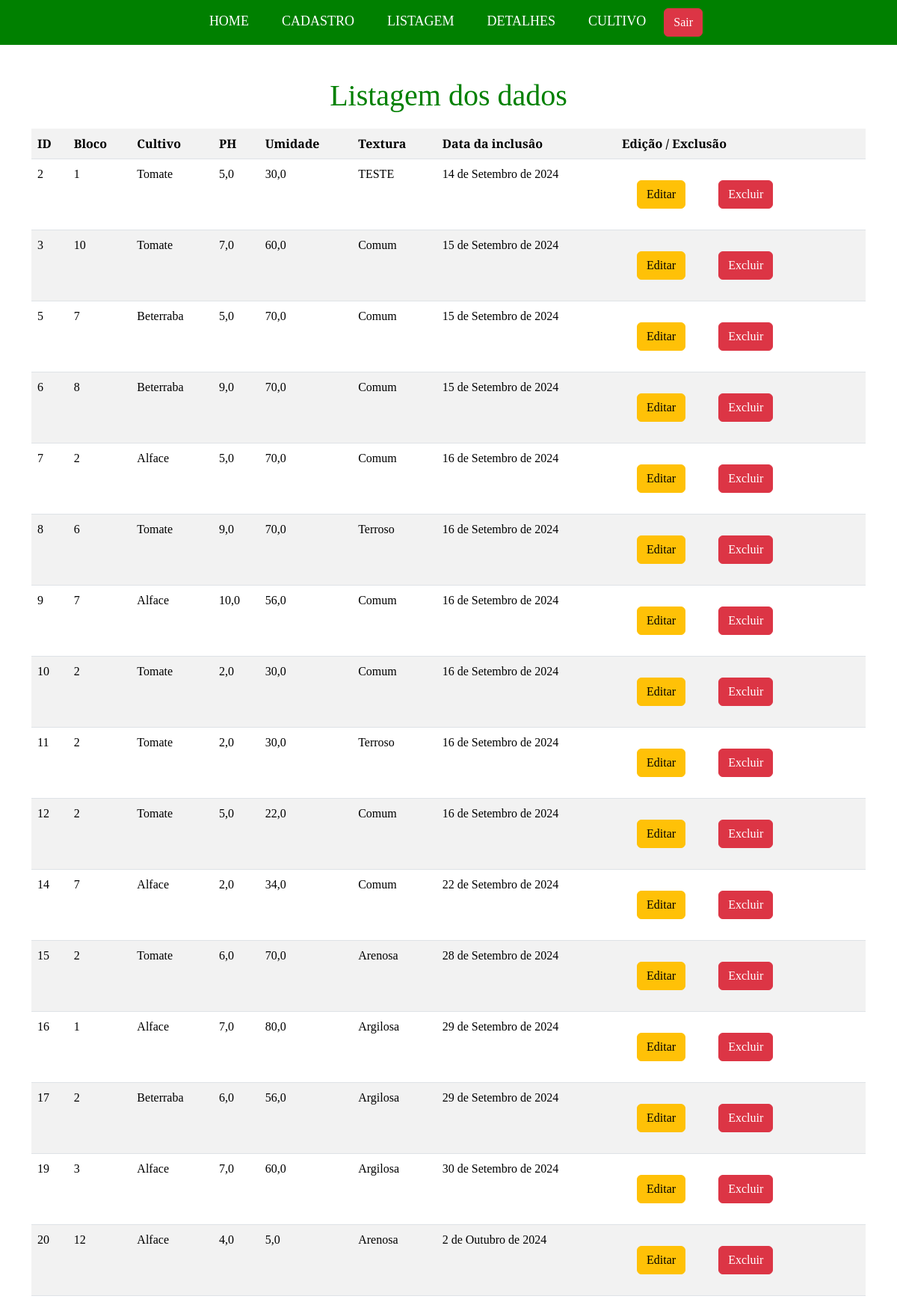
The page /listagemdados/ (signed in) on the database its author committed.
### app_fazenda/models.py (models this page shows)
class Dados(models.Model):
    id = models.AutoField(primary_key=True)
    bloco = models.IntegerField()
    cultivo = models.TextField(max_length=255)
    ph = models.FloatField()
    umidade = models.FloatField()
    textura = models.TextField(max_length=255)
    data = models.DateField(auto_now_add=True)

### app_fazenda/views.py (the view)
# urls.py: path('listagemdados/', views.listagem, name='dados_fazenda'),
@login_required
def listagem(request):
    if request.method == 'POST':
        form = DadosForm(request.POST)
        if form.is_valid():
            form.save()  # Salva os dados após validação
            return redirect('dados_fazenda')
        else:
            print(form.errors)  # Verificar quais erros estão presentes
            return render(request, 'cadastro/cadastro.html', {'form': form})
    else:
        form = DadosForm()
    dados = {
        'dados': Dados.objects.all(),
        'form': form
    }
    return render(request, 'cadastro/listagem.html', dados)

### app_fazenda/templates/cadastro/listagem.html (shortened to what this page needs)
{% extends 'base.html' %}
{% block content %}
<h1>Listagem dos dados</h1>
<div style="align-items: center;">
    <table class="table table-striped">
        <tr>
            <th>ID</th>
            <th>Bloco</th>
            <th>Cultivo</th>
            <th>PH</th>
            <th>Umidade</th>
            <th>Textura</th>
            <th>Data da inclusâo</th>
            <th>Edição / Exclusão</th>
        </tr>
        {% for dado in dados %}
        <tr>
            <td>{{ dado.id }}</td>
            <td>{{ dado.bloco }}</td>
            <td>{{dado.cultivo }}</td>
            <td>{{ dado.ph }}</td>
            <td>{{ dado.umidade }}</td>
            <td>{{ dado.textura }}</td>
            <td>{{ dado.data }}</td>
            <td>
                <a href="{% url 'editar_dados' dado.pk %}" class="btn btn-warning">Editar</a>
                <a href="{% url 'excluir_dados' dado.pk %}" class="btn btn-danger">Excluir</a>
            </td>
        </tr>
        {% endfor %}
    </table>
</div>
{% endblock %}

### static/css/styles_cadastro.css (style rules this page uses)
* { padding: 0; margin: 0; }
body, html { height: 100%; margin: 0; display: flex; flex-direction: column; font-family: 'Arvo', serif; }
a { text-decoration: none; margin: 20px; color: white; font-size: 18px; }
h1 { text-align: center; color: green; margin: 20px; }

### rows shown on the page
Dados: id "2", bloco "1", cultivo "Tomate", ph "5,0", umidade "30,0", textura "TESTE", data "14 de Setembro de 2024"
Dados: id "3", bloco "10", cultivo "Tomate", ph "7,0", umidade "60,0", textura "Comum", data "15 de Setembro de 2024"
Dados: id "5", bloco "7", cultivo "Beterraba", ph "5,0", umidade "70,0", textura "Comum", data "15 de Setembro de 2024"
Dados: id "6", bloco "8", cultivo "Beterraba", ph "9,0", umidade "70,0", textura "Comum", data "15 de Setembro de 2024"
Dados: id "7", bloco "2", cultivo "Alface", ph "5,0", umidade "70,0", textura "Comum", data "16 de Setembro de 2024"
Dados: id "8", bloco "6", cultivo "Tomate", ph "9,0", umidade "70,0", textura "Terroso", data "16 de Setembro de 2024"
Dados: id "9", bloco "7", cultivo "Alface", ph "10,0", umidade "56,0", textura "Comum", data "16 de Setembro de 2024"
Dados: id "10", bloco "2", cultivo "Tomate", ph "2,0", umidade "30,0", textura "Comum", data "16 de Setembro de 2024"
Dados: id "11", bloco "2", cultivo "Tomate", ph "2,0", umidade "30,0", textura "Terroso", data "16 de Setembro de 2024"
Dados: id "12", bloco "2", cultivo "Tomate", ph "5,0", umidade "22,0", textura "Comum", data "16 de Setembro de 2024"
Dados: id "14", bloco "7", cultivo "Alface", ph "2,0", umidade "34,0", textura "Comum", data "22 de Setembro de 2024"
Dados: id "15", bloco "2", cultivo "Tomate", ph "6,0", umidade "70,0", textura "Arenosa", data "28 de Setembro de 2024"
Dados: id "16", bloco "1", cultivo "Alface", ph "7,0", umidade "80,0", textura "Argilosa", data "29 de Setembro de 2024"
Dados: id "17", bloco "2", cultivo "Beterraba", ph "6,0", umidade "56,0", textura "Argilosa", data "29 de Setembro de 2024"
Dados: id "19", bloco "3", cultivo "Alface", ph "7,0", umidade "60,0", textura "Argilosa", data "30 de Setembro de 2024"
Dados: id "20", bloco "12", cultivo "Alface", ph "4,0", umidade "5,0", textura "Arenosa", data "2 de Outubro de 2024"
